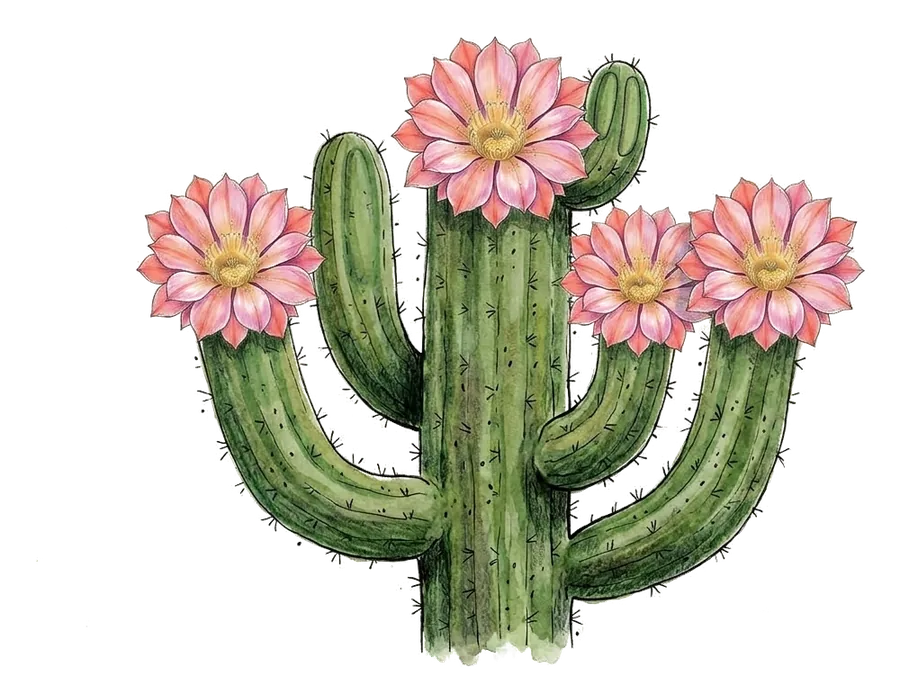
#> input picture assets/img/cactus-khiska-florecido.webp, 900 x 685 px, given in place of sendero-ilustrado.webp, which was not available
$ python build_v01.py
#> lines starting #> are read from the running program, lines starting #| are printed output that depends on the picture; after the words box and inside, x2 and y2 are one past the last pixel; in counts of white or black regions, pixels touching at a corner belong together
"""V01 · Tráiler «El Quisco no termina en la playa» · 1080×1920 · 30 fps · estilo V00.
Genera edicion/index.html (HyperFrames), voz.wav (frases colocadas) y subtitulos.json.
Uso: python build_v01.py  (desde esta carpeta)"""
import json, math, os, random, shutil, subprocess
import numpy as np

HERE = os.path.dirname(os.path.abspath(__file__))
ROOT = os.path.abspath(os.path.join(HERE, "..", "..", "..", ".."))      # khiska-el-quisco/
E = os.path.join(HERE, "edicion"); A = os.path.join(E, "assets")
os.makedirs(A, exist_ok=True)
for f in ["cactus-khiska-una-flor.webp", "cactus-khiska-tres-flores.webp", "flor-capullo.webp", "flor-parcial.webp", "flor-abierta.webp",
          "logo-el-quisco.webp", "hero-fondo-isla-negra.webp", "hero-fondo-el-batro.webp", "territorio-las-petras.webp",
          "hero-fondo-mirador-neptuno.webp", "hero-fondo-caleta.webp", "sendero-ilustrado.webp"]:
    shutil.copy2(os.path.join(ROOT, "assets", "img", f), A)
for f in ["app-03-rutas.png", "app-04-ficha.png", "app-07-mi.png"]:
    shutil.copy2(os.path.join(ROOT, "_proyecto", "produccion", "capturas", f), A)
os.makedirs(os.path.join(A, "fonts"), exist_ok=True)
for f in ["rubik-latin-400-normal", "rubik-latin-500-normal", "rubik-latin-700-normal", "rubik-mono-one-latin-400-normal"]:
    shutil.copy2(os.path.join(ROOT, "assets", "fonts", f + ".woff2"), os.path.join(A, "fonts"))

# Sendero: recorte por luminancia (sin rectángulo)
from PIL import Image
a = np.asarray(Image.open(os.path.join(A, "sendero-ilustrado.webp")).convert("RGB")).astype(np.float32) / 255
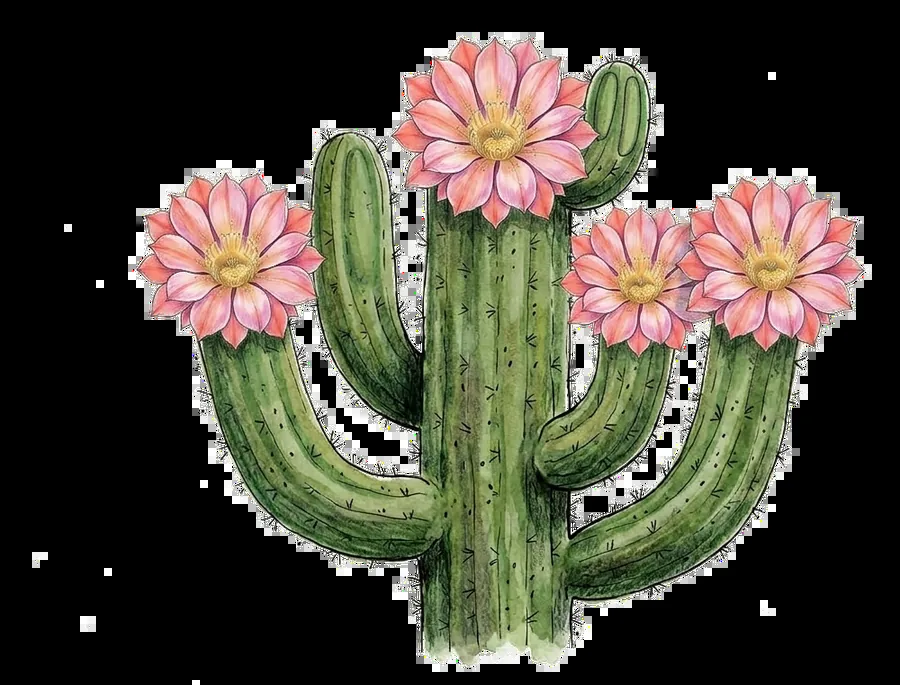
#> a: shape (685, 900, 3) float32; mean R, G, B 0.286, 0.272, 0.22
bg = np.median(np.concatenate([a[:25].reshape(-1, 3), a[-25:].reshape(-1, 3)]), axis=0)
#> bg = [0, 0, 0]
al = np.clip((np.max(np.clip((bg - a) / np.maximum(bg, 1e-3), 0, 1), axis=2) - 0.06) / 0.5, 0, 1)
#> al: shape (685, 900) float32; every value is 0
w = a.shape[1]; al *= np.clip(np.minimum(np.arange(w), w - 1 - np.arange(w)) / 120, 0, 1)[None, :]
#> after `w = a.shape[1]`: w = 900
alx = np.maximum(al, 1e-3)[..., None]
#> alx: shape (685, 900, 1) float32; every value is 0.001
Image.fromarray((np.dstack([np.clip((a - (1 - alx) * bg) / alx, 0, 1), al]) * 255).astype(np.uint8), "RGBA").save(os.path.join(A, "sendero.png"))

# Paleta y estilo de V00
CREAM, GREEN, INK, PINK, POLLEN = "#F8F5EC", "#3F6B3A", "#1E2A1D", "#C9506B", "#EFB93F"
NL = "\n"

# ── Escenas: (duración, texto en pantalla/voz) ──
ESC = [(3.2, "¿Creías que El Quisco era solo verano?"), (2.8, "El Quisco no termina en la playa."),
       (2.0, "Humedal El Batro"), (2.0, "Quebrada Las Petras"), (2.0, "Mirador Neptuno"), (2.0, "La caleta"),
       (3.3, "Y desde hoy, una forma nueva de recorrerlo."), (2.2, "Khiska es tu cactus."), (2.4, "Una ruta. Una flor."),
       (1.6, "Elige un lugar"), (1.7, "Revisa su ficha"), (2.3, "Mira tu cactus en Mi Khiska"),
       (1.9, "Pincha tu curiosidad."), (4.9, "¿Qué parte de El Quisco quieres descubrir?")]
VOZ_DIR = "voz-sandra"     # voz oficial; «voz» = Paulina (versión anterior)
VOZ_OFF = [0.35, 0.2, 0.25, 0.25, 0.25, 0.25, 0.2, 0.2, 0.2, 0.15, 0.15, 0.15, 0.15, 0.3]
def _dur(f):
#> (the run stopped early here; a loop or call above may not have finished)

$ run again, on assets/img/capa-papel.webp
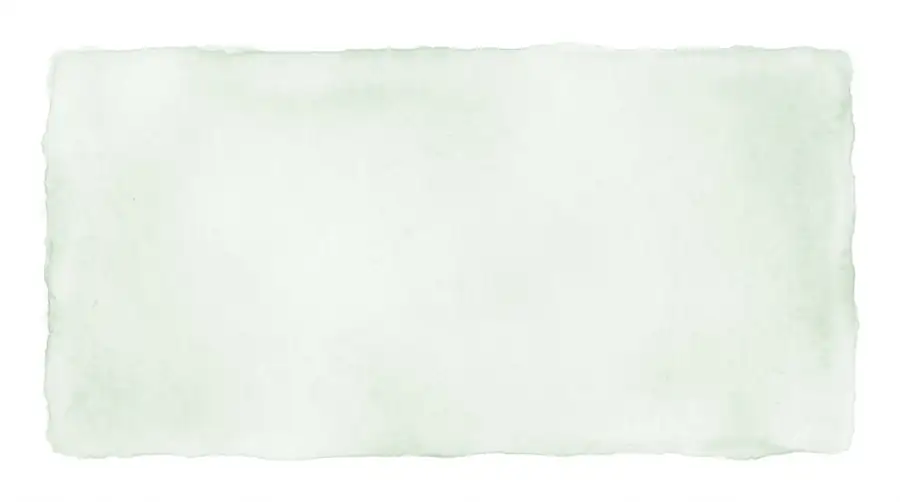
#> input picture assets/img/capa-papel.webp, 900 x 502 px, given in place of sendero-ilustrado.webp, which was not available
#> bg = [1, 1, 1]
#> `al = np.clip((np.max(np.clip((bg - a) / np.maximum(bg, 1e-3), 0, 1), a..`:
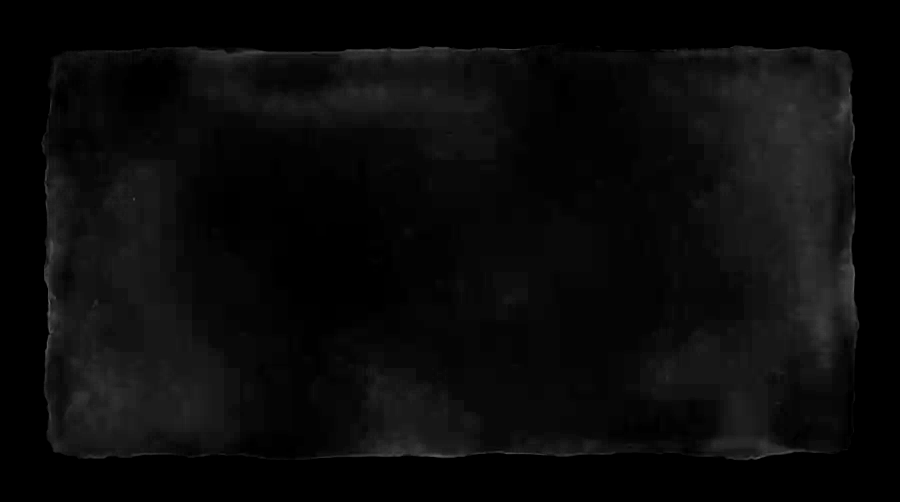
#> al: shape (502, 900) float32; min 0, max 0.39, mean 0.0415
#> `al *= np.clip(np.minimum(np.arange(w), w - 1 - np.arange(w)) / 120, 0,`:
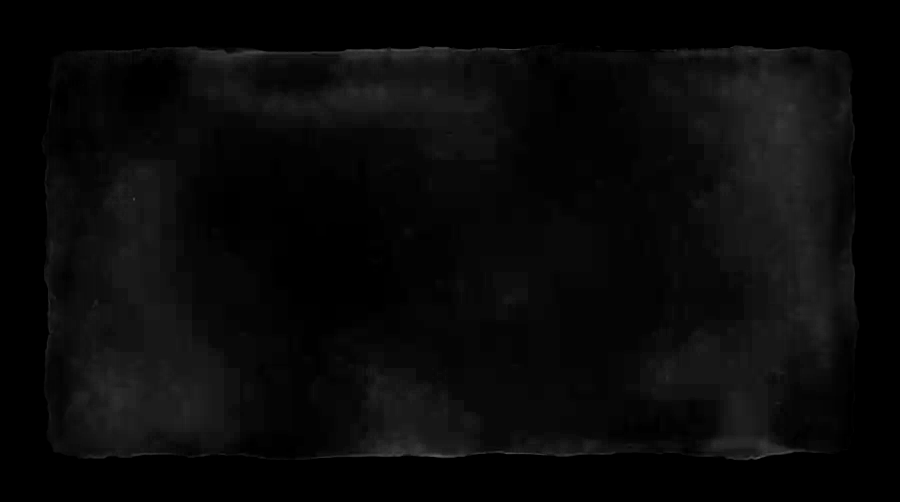
#> al: shape (502, 900) float32; 13.24% of pixels changed, all inside (x1, y1, x2, y2) = (41, 46, 860, 460)

$ run again, on assets/img/flor-beneficio.webp
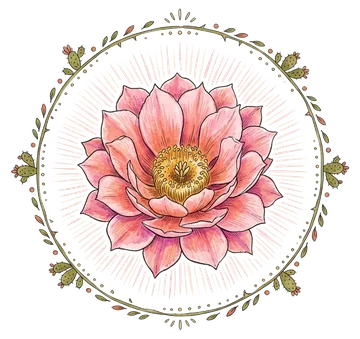
#> input picture assets/img/flor-beneficio.webp, 360 x 339 px, given in place of sendero-ilustrado.webp, which was not available
#> `a = np.asarray(Image.open(os.path.join(A, "sendero-ilustrado.webp")).c..`:
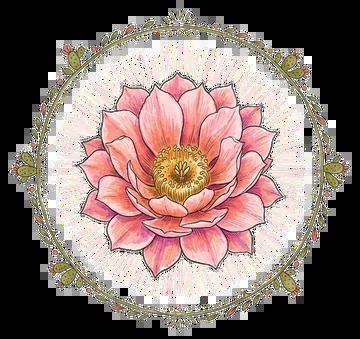
#> a: shape (339, 360, 3) float32; mean R, G, B 0.534, 0.456, 0.433
#> bg = [0, 0, 0]
#> al: shape (339, 360) float32; every value is 0
#> alx: shape (339, 360, 1) float32; every value is 0.001
